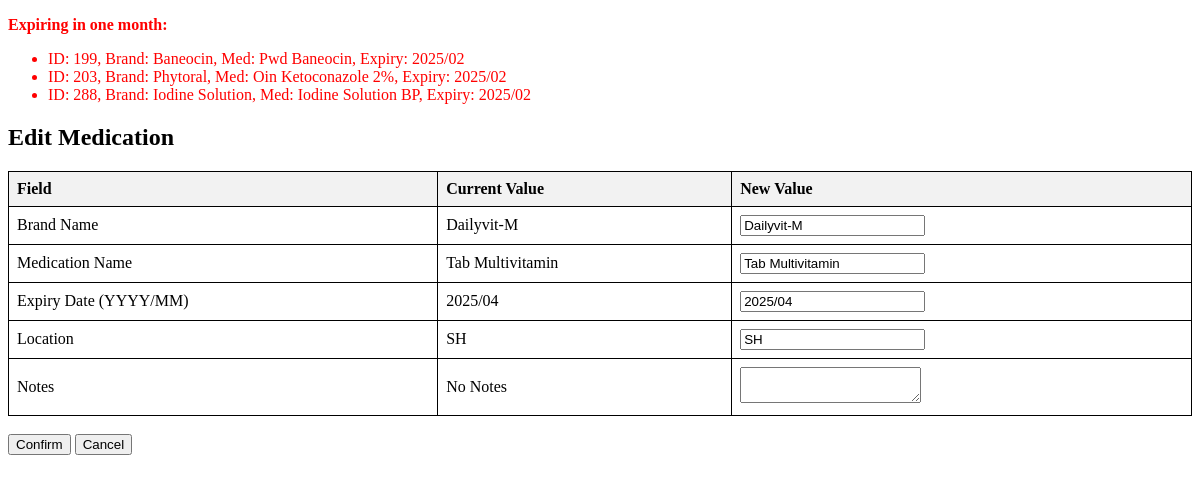
The page /edit/149 on the database its author committed.
### tables this page shows
CREATE TABLE medications (
            medication_id INTEGER PRIMARY KEY AUTOINCREMENT,
            brand_name TEXT NOT NULL,
            medication_name TEXT NOT NULL,
            expiry_date TEXT NOT NULL,
            location TEXT,
            notes TEXT
        );

### app.py (the view, shortened to what this page needs)
@app.route("/edit/<int:medication_id>", methods=["GET", "POST"])
def edit_medication(medication_id):
    db = MedicationDatabase()
    medication = db.get_medication_by_id(medication_id)
    if not medication:
        return "Medication not found", 404
    expiry_alerts = get_expiry_alerts(db)
    return render_template(
        "edit.html", medication=medication, expiry_alerts=expiry_alerts, db=db
    )

### database.py (called while the page is built)
    def __enter__(self):
        self.conn = sqlite3.connect(self.db_name)
        self.cursor = self.conn.cursor()
        return self

    def __exit__(self, exc_type, exc_val, exc_tb):
        if self.conn:
            self.conn.close()

    def get_medication_by_id(self, medication_id):
        with self as db:
            db.cursor.execute(
                "SELECT * FROM medications WHERE medication_id = ?", (medication_id,)
            )
            medication = db.cursor.fetchone()
            return medication

### templates/edit.html (shortened to what this page needs)
<!DOCTYPE html>
<html lang="en">
<head>
</head>
<body>
    {% if expiry_alerts['expired'] or expiry_alerts['expiring_in_one_month'] or expiry_alerts['expiring_in_two_months']
    or expiry_alerts['closest_expiry'] %}
    <div style="color: red;">
        {% if expiry_alerts['expiring_in_one_month'] %}
        <p><strong>Expiring in one month:</strong></p>
        <ul>
            {% for med in expiry_alerts['expiring_in_one_month'] %}
            <li>ID: {{med[0]}}, Brand: {{med[1]}}, Med: {{med[2]}}, Expiry: {{med[3]}}</li>
            {% endfor %}
        </ul>
        {% endif %}
    </div>
    {% endif %}
    <h2>Edit Medication</h2>
    <form method="post">
        <table>
            <thead>
                <tr>
                    <th>Field</th>
                    <th>Current Value</th>
                    <th>New Value</th>
                </tr>
            </thead>
            <tbody>
                <tr>
                    <td>Brand Name</td>
                    <td>{{ medication[1] }}</td>
                    <td><input type="text" name="brand_name" value="{{ medication[1] }}" required></td>
                </tr>
                <tr>
                    <td>Medication Name</td>
                    <td>{{ medication[2] }}</td>
                    <td><input type="text" name="medication_name" value="{{ medication[2] }}" required></td>
                </tr>
                <tr>
                    <td>Expiry Date (YYYY/MM)</td>
                    <td>{{ medication[3] }}</td>
                    <td><input type="text" name="expiry_date" value="{{ medication[3] }}" placeholder="YYYY/MM"
                            required></td>
                </tr>
                <tr>
                    <td>Location</td>
                    <td>{{ medication[4] }}</td>
                    <td><input type="text" name="location" value="{{ medication[4] }}"></td>
                </tr>
                <tr>
                    <td>Notes</td>
                    <td>{{ medication[5] if medication[5] else 'No Notes' }}</td>
                    <td><textarea name="notes">{{ medication[5] if medication[5] else '' }}</textarea></td>
                </tr>
            </tbody>
        </table>
        <br>
        <button type="submit" onclick="return confirm('Are you sure you want to save the changes?');">Confirm</button>
        <button type="button" onclick="window.location.href='/'">Cancel</button>
    </form>
</body>
</html>

### templates/edit.html (style rules this page uses)
table { border-collapse: collapse; width: 100%; }
th, td { border: 1px solid black; padding: 8px; text-align: left; }
th { background-color: #f2f2f2; }

### rows shown on the page
medications: medication_id "199", brand_name "Baneocin", medication_name "Pwd Baneocin", expiry_date "2025/02"
medications: medication_id "203", brand_name "Phytoral", medication_name "Oin Ketoconazole 2%", expiry_date "2025/02"
medications: medication_id "288", brand_name "Iodine Solution", medication_name "Iodine Solution BP", expiry_date "2025/02"
medications: brand_name "Dailyvit-M", medication_name "Tab Multivitamin", expiry_date "2025/04", location "SH", notes "No Notes"
